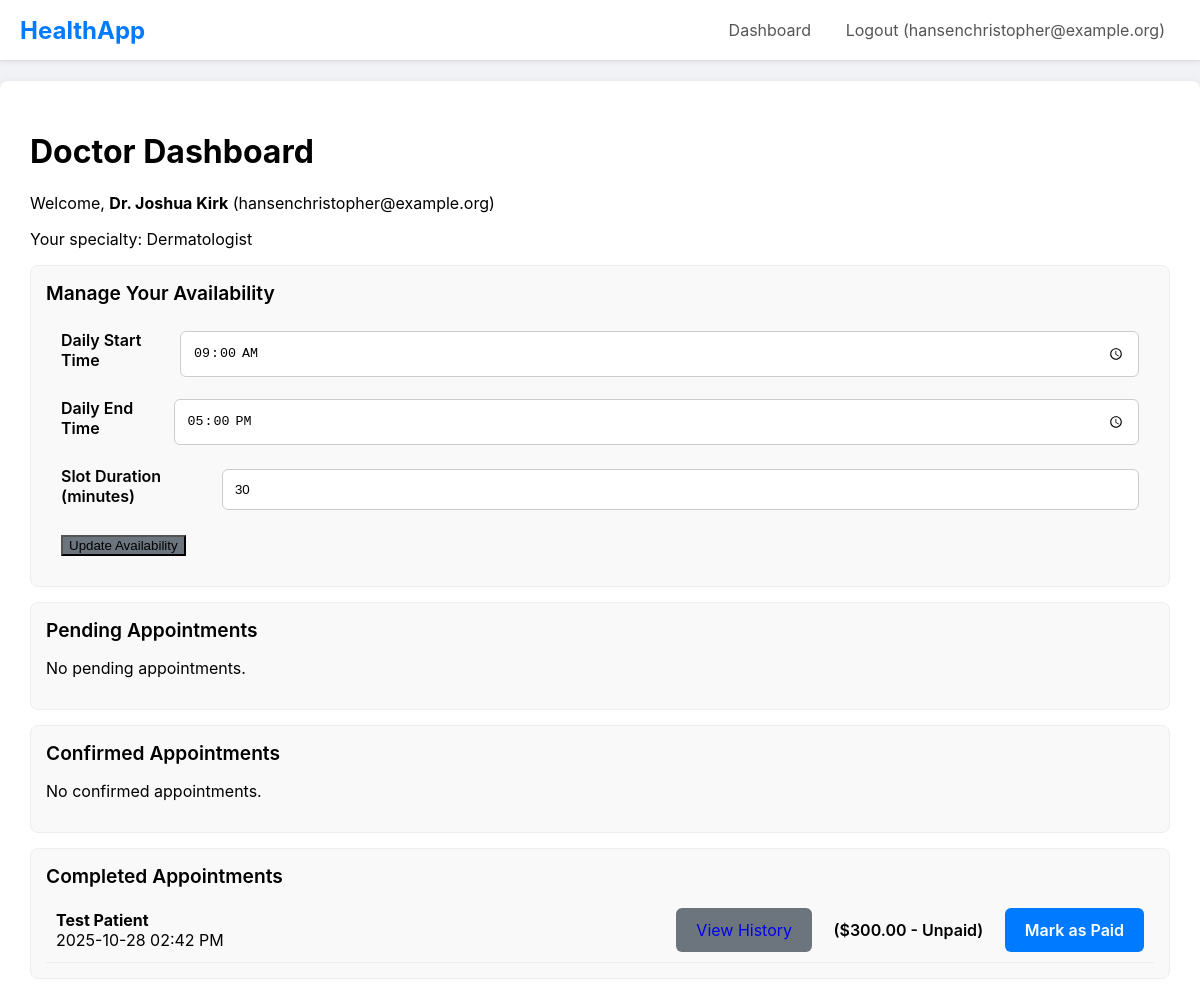
The page /doctor_dashboard (signed in) on the database its author committed.
### main.py (models this page shows)
class User(db.Model, UserMixin):
    id = db.Column(db.Integer, primary_key=True)
    email = db.Column(db.String(120), unique=True, nullable=False)
    password_hash = db.Column(db.String(60), nullable=False)
    role = db.Column(db.String(20), nullable=False)
    patient_profile = db.relationship('PatientProfile', backref='user', uselist=False, cascade="all, delete-orphan")
    doctor_profile = db.relationship('DoctorProfile', backref='user', uselist=False, cascade="all, delete-orphan")
    insurance_profile = db.relationship('InsuranceProfile', backref='user', uselist=False, cascade="all, delete-orphan")

class DoctorProfile(db.Model):
    id = db.Column(db.Integer, primary_key=True)
    full_name = db.Column(db.String(100), nullable=False, default='Dr. Unnamed')
    phone = db.Column(db.String(20))
    specialty = db.Column(db.String(100))
    practice_address = db.Column(db.String(200))
    pincode = db.Column(db.String(10))
    latitude = db.Column(db.Float)
    longitude = db.Column(db.Float)
    availability_start_time = db.Column(db.Time) # e.g., 09:00:00
    availability_end_time = db.Column(db.Time)   # e.g., 17:00:00
    slot_duration_minutes = db.Column(db.Integer, default=30)
    user_id = db.Column(db.Integer, db.ForeignKey('user.id'), nullable=False, unique=True)
    records_written = db.relationship('MedicalRecord', backref='doctor', lazy='dynamic', foreign_keys='MedicalRecord.doctor_id')
    appointments = db.relationship('Appointment', backref='doctor', lazy='dynamic', foreign_keys='Appointment.doctor_id')
    reviews = db.relationship('DoctorReview', backref='doctor_profile', lazy='dynamic', foreign_keys='DoctorReview.doctor_id')
    files_written = db.relationship('MedicalFile', backref='doctor', lazy='dynamic', foreign_keys='MedicalFile.doctor_id')
    permitted_patients = db.relationship('PatientProfile', secondary=patient_doctor_permissions,
        back_populates='permitted_doctors')

class Appointment(db.Model):
    id = db.Column(db.Integer, primary_key=True)
    appointment_time = db.Column(db.DateTime, nullable=False)
    status = db.Column(db.String(20), nullable=False, default='Pending') # Pending, Confirmed, Cancelled, Completed
    patient_id = db.Column(db.Integer, db.ForeignKey('patient_profile.id'), nullable=False)
    doctor_id = db.Column(db.Integer, db.ForeignKey('doctor_profile.id'), nullable=False)
    bill_amount = db.Column(db.Float)
    bill_status = db.Column(db.String(20), nullable=False, default='Unbilled') # Unbilled, Unpaid, Paid, Pending Insurance
    bill_description = db.Column(db.Text)
    insurance_id = db.Column(db.Integer, db.ForeignKey('insurance_profile.id'), nullable=True)
    insurance_claim_status = db.Column(db.String(20), nullable=False, default='None') # None, Pending, Accepted, Rejected
    insurance_company = db.relationship('InsuranceProfile', backref='claims', foreign_keys=[insurance_id])
    __table_args__ = (db.UniqueConstraint('doctor_id', 'appointment_time', name='_doctor_time_uc'),)

class PatientProfile(db.Model):
    id = db.Column(db.Integer, primary_key=True)
    full_name = db.Column(db.String(100), nullable=False, default='Unnamed')
    phone = db.Column(db.String(20))
    address = db.Column(db.String(200))
    pincode = db.Column(db.String(10))
    latitude = db.Column(db.Float)
    longitude = db.Column(db.Float)
    insurance_policy_id = db.Column(db.String(100), nullable=True)
    insurance_company_id = db.Column(db.Integer, db.ForeignKey('insurance_profile.id'), nullable=True)
    user_id = db.Column(db.Integer, db.ForeignKey('user.id'), nullable=False, unique=True)
    records = db.relationship('MedicalRecord', backref='patient', lazy='dynamic', foreign_keys='MedicalRecord.patient_id')
    appointments = db.relationship('Appointment', backref='patient', lazy='dynamic', foreign_keys='Appointment.patient_id')
    reviews = db.relationship('DoctorReview', backref='patient', lazy='dynamic', foreign_keys='DoctorReview.patient_id')
    files = db.relationship('MedicalFile', backref='patient', lazy='dynamic', foreign_keys='MedicalFile.patient_id')
    permitted_doctors = db.relationship('DoctorProfile', secondary=patient_doctor_permissions,
        back_populates='permitted_patients')
    insurance_company = db.relationship('InsuranceProfile', foreign_keys=[insurance_company_id])

### main.py (the view)
@app.route("/doctor_dashboard")
@login_required
@role_required('doctor')
def doctor_dashboard():
    appointments = g.profile.appointments.order_by(Appointment.appointment_time.asc()).all()
    pending_apts = [a for a in appointments if a.status == 'Pending']
    confirmed_apts = [a for a in appointments if a.status == 'Confirmed']
    completed_apts = [a for a in appointments if a.status == 'Completed']
    return render_template('doctor_dashboard.html',
                           pending_apts=pending_apts,
                           confirmed_apts=confirmed_apts,
                           completed_apts=completed_apts)

### main.py (called while the page is built)
@login_manager.user_loader
def load_user(user_id):
    return db.session.get(User, int(user_id))

def role_required(role_name):
    def decorator(f):
        @wraps(f)
        def decorated_function(*args, **kwargs):
            if not current_user.is_authenticated or current_user.role != role_name:
                abort(403)
            if current_user.role == 'patient':
                g.profile = current_user.patient_profile
            elif current_user.role == 'doctor':
                g.profile = current_user.doctor_profile
            elif current_user.role == 'insurance':
                g.profile = current_user.insurance_profile
            return f(*args, **kwargs)
        return decorated_function
    return decorator

### templates/doctor_dashboard.html (shortened to what this page needs)
{% extends 'layout.html' %}
{% block content %}
    <h1>Doctor Dashboard</h1>
    <p>Welcome, <b>{{ g.profile.full_name }}</b> ({{ current_user.email }})</p>
    <p>Your specialty: {{ g.profile.specialty }}</p>
    <div class="card">
        <div class="card-header">Manage Your Availability</div>
        <form action="{{ url_for('manage_availability') }}" method="POST" style="padding: 15px;">
            <div class="form-group" style="display: flex; align-items: center; justify-content: space-between;">
                <label for="start_time" style="margin-right: 10px;">Daily Start Time</label>
                <input type="time" id="start_time" name="start_time" value="{{ g.profile.availability_start_time.strftime('%H:%M') if g.profile.availability_start_time else '09:00' }}" required>
            </div>
            <div class="form-group" style="display: flex; align-items: center; justify-content: space-between;">
                <label for="end_time" style="margin-right: 10px;">Daily End Time</label>
                <input type="time" id="end_time" name="end_time" value="{{ g.profile.availability_end_time.strftime('%H:%M') if g.profile.availability_end_time else '17:00' }}" required>
            </div>
            <div class="form-group" style="display: flex; align-items: center; justify-content: space-between;">
                <label for="slot_duration" style="margin-right: 10px;">Slot Duration (minutes)</label>
                <input type="number" id="slot_duration" name="slot_duration" value="{{ g.profile.slot_duration_minutes or 30 }}" min="10" step="5" required>
            </div>
            <button type="submit" class="btn-secondary">Update Availability</button>
        </form>
    </div>
    <div class="card">
        <div class="card-header">Pending Appointments</div>
        {% for apt in pending_apts %}
            <div class="d-flex justify-between align-center" style="padding: 10px; border-bottom: 1px solid #eee;">
                <div>
                    <b>{{ apt.patient.full_name }}</b><br>
                    {{ apt.appointment_time.strftime('%Y-%m-%d %I:%M %p') }}
                </div>
                <div>
                    <a href="{{ url_for('appointment_action', appointment_id=apt.id, action='confirm') }}" class="btn" style="margin-right: 5px;">Confirm</a>
                    <a href="{{ url_for('appointment_action', appointment_id=apt.id, action='cancel') }}" class="btn-danger" style="text-decoration: none; padding: 12px 20px; border-radius: 6px;">Cancel</a>
                </div>
            </div>
        {% else %}
            <p>No pending appointments.</p>
        {% endfor %}
    </div>
    <div class="card">
        <div class="card-header">Confirmed Appointments</div>
        {% for apt in confirmed_apts %}
             <div class="d-flex justify-between align-center" style="padding: 10px; border-bottom: 1px solid #eee;">
                <div>
                    <b>{{ apt.patient.full_name }}</b><br>
                    {{ apt.appointment_time.strftime('%Y-%m-%d %I:%M %p') }}
                </div>
                <div>
                    <a href="{{ url_for('update_record', patient_id=apt.patient.id) }}" class="btn-secondary" style="text-decoration: none; padding: 12px 20px; border-radius: 6px; margin-right: 5px;">View/Add Record</a>
                    <a href="{{ url_for('appointment_action', appointment_id=apt.id, action='complete') }}" class="btn">Mark as Completed</a>
                </div>
            </div>
        {% else %}
            <p>No confirmed appointments.</p>
        {% endfor %}
    </div>
    <div class="card">
        <div class="card-header">Completed Appointments</div>
        {% for apt in completed_apts %}
             <div class="d-flex justify-between align-center" style="padding: 10px; border-bottom: 1px solid #eee;">
                <div>
                    <b>{{ apt.patient.full_name }}</b><br>
                    {{ apt.appointment_time.strftime('%Y-%m-%d %I:%M %p') }}
                </div>
                <div style="min-width: 350px; text-align: right;">
                    <a href="{{ url_for('update_record', patient_id=apt.patient.id) }}" class="btn-secondary" style="text-decoration: none; padding: 12px 20px; border-radius: 6px; margin-right: 5px;">View History</a>
                    {% if apt.bill_status == 'Unbilled' %}
                        <form action="{{ url_for('set_bill', appointment_id=apt.id) }}" method="POST" style="display: inline-flex; gap: 5px; margin-left: 5px;">
                            <input type="number" step="0.01" name="bill_amount" placeholder="$ Amount" style="width: 80px; padding: 10px;" required>
                            <input type="text" name="bill_description" placeholder="Description (e.g., 'Checkup')" style="width: 150px; padding: 10px;">
                            <button type="submit" class="btn" style="padding: 10px;">Send Bill</button>
                        </form>
                    {% elif apt.bill_status == 'Unpaid' %}
                        <span style="display: inline-block; padding: 12px; font-weight: 600;">(${{ "%.2f"|format(apt.bill_amount) }} - Unpaid)</span>
                        <a href="{{ url_for('bill_action', appointment_id=apt.id, action='pay') }}" class="btn" style="text-decoration: none; padding: 12px 20px; border-radius: 6px; margin-left: 5px;">Mark as Paid</a>
                    {% elif apt.bill_status == 'Paid' %}
                        <span style="display: inline-block; padding: 12px; font-weight: 600; color: green;">
                            (${{ "%.2f"|format(apt.bill_amount) }} - Paid
                            {% if apt.insurance_claim_status == 'Accepted' %}(via {{ apt.insurance_company.company_name }}){% endif %})
                        </span>
                    {% endif %}
                </div>
            </div>
        {% else %}
            <p>No completed appointments.</p>
        {% endfor %}
    </div>
{% endblock %}

### templates/layout.html (shortened to what this page needs)
<!DOCTYPE html>
<html lang="en">
<head>
</head>
<body>
    <nav>
        <div class="logo"><a href="{{ url_for('home') }}" style="text-decoration: none; color: #007bff;">HealthApp</a></div>
        <div class="nav-links">
            {% if current_user.is_authenticated %}
                <a href="{{ url_for('dashboard') }}">Dashboard</a>
                <a href="{{ url_for('logout') }}">Logout ({{ current_user.email }})</a>
            {% else %}
                <a href="{{ url_for('login') }}">Login</a>
                <a href="{{ url_for('register') }}">Register</a>
            {% endif %}
        </div>
    </nav>
    <div class="container">
        {% block content %}{% endblock %}
    </div>
</body>
</html>

### templates/layout.html (style rules this page uses)
body { font-family: -apple-system, BlinkMacSystemFont, "Segoe UI", Roboto, Helvetica, Arial, sans-serif; margin: 0; background-color: #f0f2f5; }
nav { background-color: #ffffff; padding: 0 20px; border-bottom: 1px solid #ddd; display: flex; justify-content: space-between; align-items: center; box-shadow: 0 2px 4px rgba(0,0,0,0.05); }
nav .logo { font-size: 1.5rem; font-weight: bold; color: #007bff; }
nav .nav-links a { color: #555; text-decoration: none; padding: 20px 15px; display: inline-block; }
.container { max-width: 1200px; margin: 20px auto; background-color: #ffffff; padding: 30px; border-radius: 8px; box-shadow: 0 2px 8px rgba(0,0,0,0.1); }
.form-group { margin-bottom: 20px; }
.form-group label { display: block; margin-bottom: 8px; font-weight: 600; }
.form-group input, .form-group select, .form-group textarea { width: 100%; padding: 12px; border: 1px solid #ccc; border-radius: 6px; box-sizing: border-box; }
.btn { background-color: #007bff; color: white; padding: 12px 20px; border: none; border-radius: 6px; cursor: pointer; font-size: 1rem; font-weight: 600; }
.btn-secondary { background-color: #6c757d; }
.card { background: #f9f9f9; border: 1px solid #eee; border-radius: 8px; padding: 15px; margin-bottom: 15px; }
.card-header { font-size: 1.2rem; font-weight: 600; margin-bottom: 10px; }
.d-flex { display: flex; }
.justify-between { justify-content: space-between; }
.align-center { align-items: center; }

### rows shown on the page
User: email "hansenchristopher@example.org"
DoctorProfile: profile.full_name "Dr. Joshua Kirk", profile.specialty "Dermatologist", start_time "09:00", end_time "17:00", slot_duration "30"
Appointment: patient.full_name "Test Patient", appointment_time "2025-10-28 02:42 PM", bill_amount "300.00"
